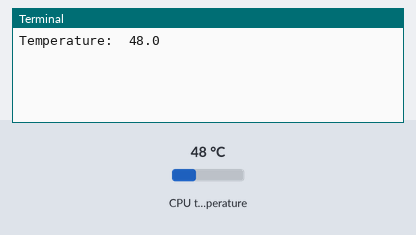
A program run on a simulated Raspberry Pi (BCM pin numbers). Parts: the last lines printed to the terminal. The test bench sets the inputs (shaded band); at power-on: CPU temperature 48 °C. Requests to the public web service named in the program get a made-up reply in its usual format after 0.4 s (London, UTC, broken clouds, 64 % humidity, 1013 hPa unless stated).

Above: at 1.2 s.
1.3 s: CPU temperature set to 31 °C
At 3.1 s:
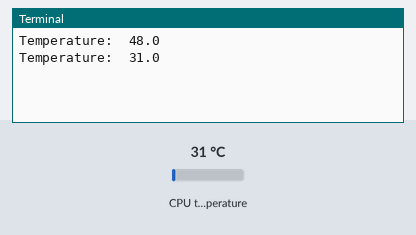
3.3 s: CPU temperature set to 44 °C
At 4.2 s:
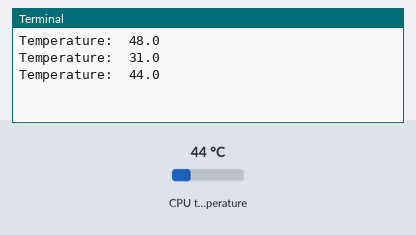
Timing chart, 0 to 6.3 s (numbered marks = the images above; inputs shaded):
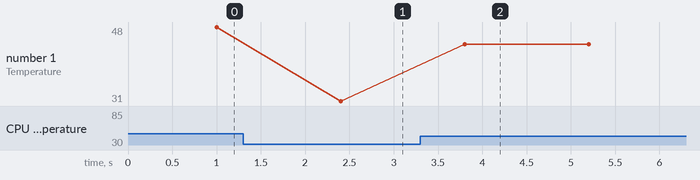

The program:

thing-speak.py
```python
import  RPi.GPIO as GPIO
import  time
import urllib.request

tokenAPI='R5W8MBF7M6OBOR1M'
URL='https://api.thingspeak.com/update?api_key=%s'%tokenAPI

def getTemp():
    var = open('/sys/class/thermal/thermal_zone0/temp')
    tempCPU = float(var.read())/1000
    print("Temperature: ", tempCPU)
    return tempCPU

def main():
    try:
        while True:
            time.sleep(1)
            data1 = getTemp()
            urllib.request.urlopen(URL+'&field3=%s'%(data1))

    except KeyboardInterrupt:
            GPIO.cleanup()
            print("Finnish")
    GPIO.cleanup()

main()
```

Measured:
- after the input at 1.3 s, the terminal: prints a new line after 1.1 s (image 1)
- after the input at 3.3 s, the terminal: prints a new line after 0.50 s (image 2)
- plotted number 1: 48 → 31 after the input at 1.3 s, 31 → 44 after the input at 3.3 s
